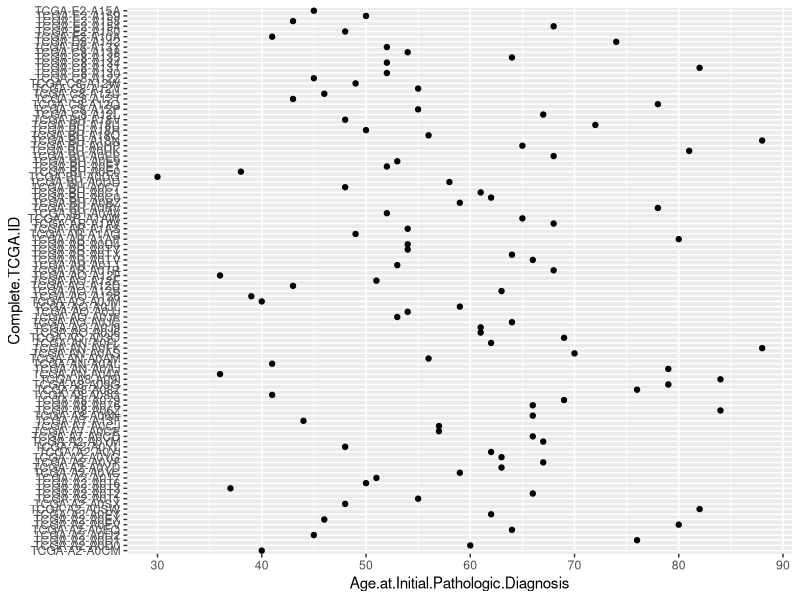

Write the R code that produced this figure.
#dataset
breast_cancer_clinical_data <- read.csv("clinical_data_breast_cancer.csv")
View(breast_cancer_clinical_data)
install.packages("tidyverse")
library(tidyverse)
install.packages("ggplot2")
library(ggplot2)
head(breast_cancer_clinical_data)
colnames(breast_cancer_clinical_data)
ggplot(data=breast_cancer_clinical_data, mapping=aes(x=Age.at.Initial.Pathologic.Diagnosis, y=Complete.TCGA.ID)) +
         geom_point()